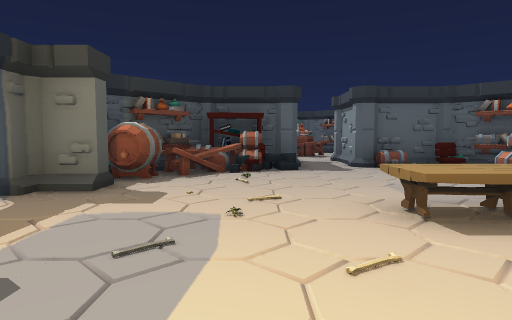
View 1 (above)

12 first-person views from a walk through a scene from a Unity 3-D project. The camera is 1.5 m above the floor, tilts 4° down and sees 75° across. Doors are open. The floor is counted in squares, 2 m on a side. Each view is taken from the middle of a square. On the plan, view 1 faces up. The plan holds only what a view shows up to about 11 squares ahead; the rest is blank. The player is left out. Some animated figures are not drawn. Some surface patterns are stand-ins.

View 2
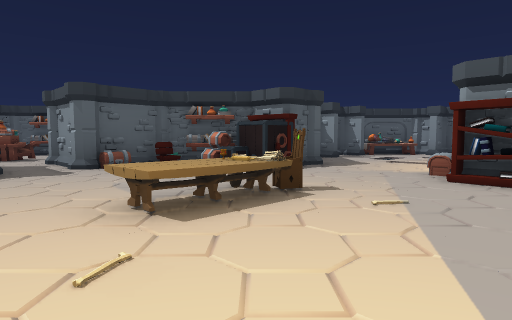

View 3
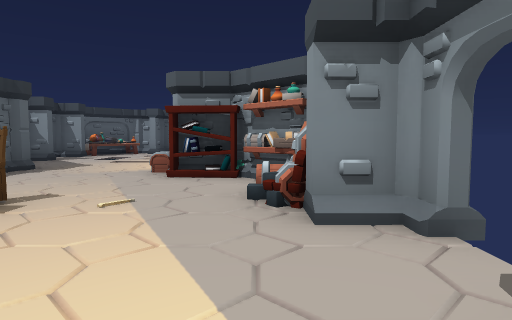

View 4
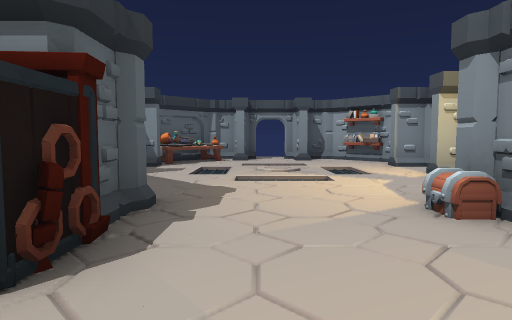

View 5
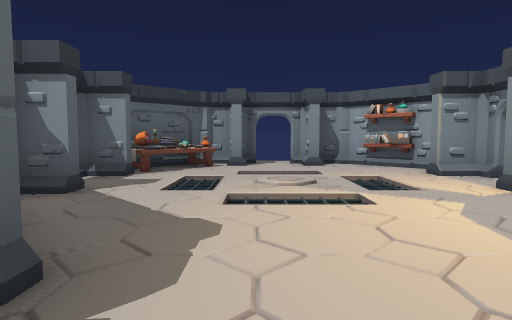

View 6
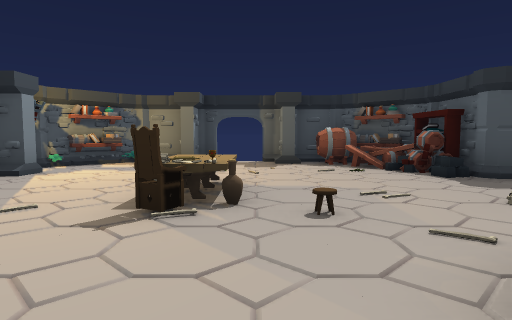

View 7
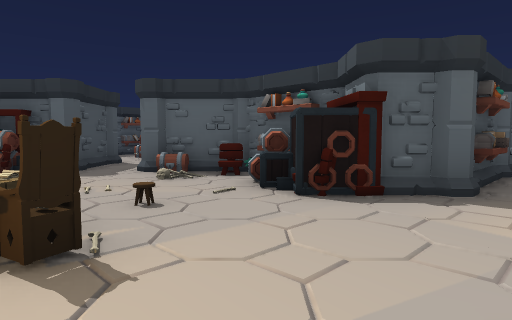

View 8
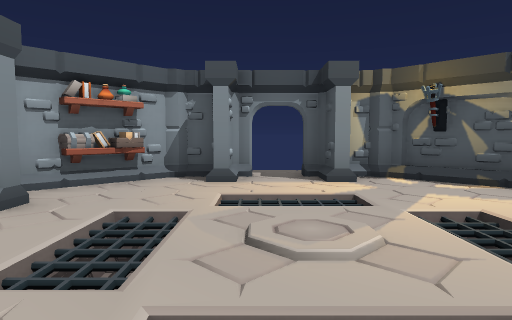

View 9
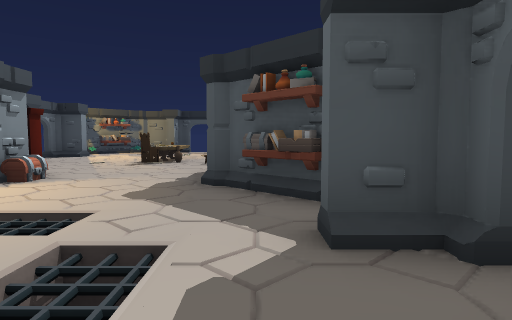

View 10
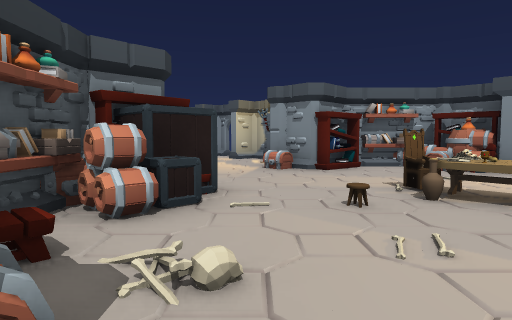

View 11
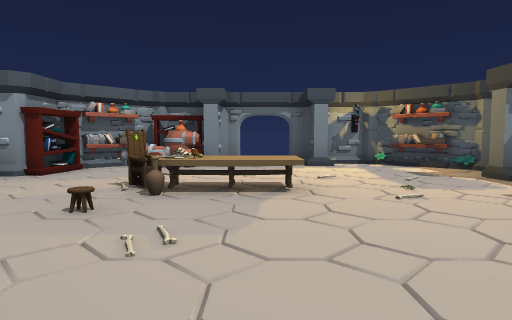

View 12
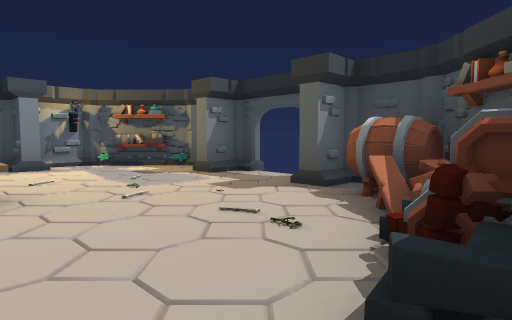

### Floor plan
Key: @ floor where view 1 was taken; # wall or solid block; . floor; D open door; ^ raised ledge; v drop or lower ground; P pillar; C chair; S shelf; B bones; R crate; H chest; K bookshelf; T table; O other object.
Columns run from 3 left of view 1 to 16 right of it. Each row starts with its distance up from view 1.
 13      OO
 12     .O
 11     P.P
 10     #.#
  9   P #.###
  8  #OOP.PC##   PD#
  7 PS#.....SHP SPDD###
  6 #O.B..BBR ##.....T#
  5 #........O.P..vv..##
  4 D..O..O......v..v.DD
  3 D....^OOB....v..v.DD
  2 #.B.B..B..HP..vv..##
  1 P........K##......SP
  0 #S.@...O.SO##PDD#PS
 -1 ##.#DD#O##  ##D##
 -2   P#DD#

Positions as (right, up) in squares from view 1, and headings:
1: (0, 0), facing up
2: (0, 0), facing up-right
3: (0, 0), facing right
4: (4, 4), facing right
5: (6, 4), facing right
6: (7, 4), facing left
7: (5, 1), facing up
8: (12, 6), facing down
9: (13, 6), facing left
10: (2, 8), facing down-right
11: (2, 8), facing down
12: (2, 8), facing down-left
